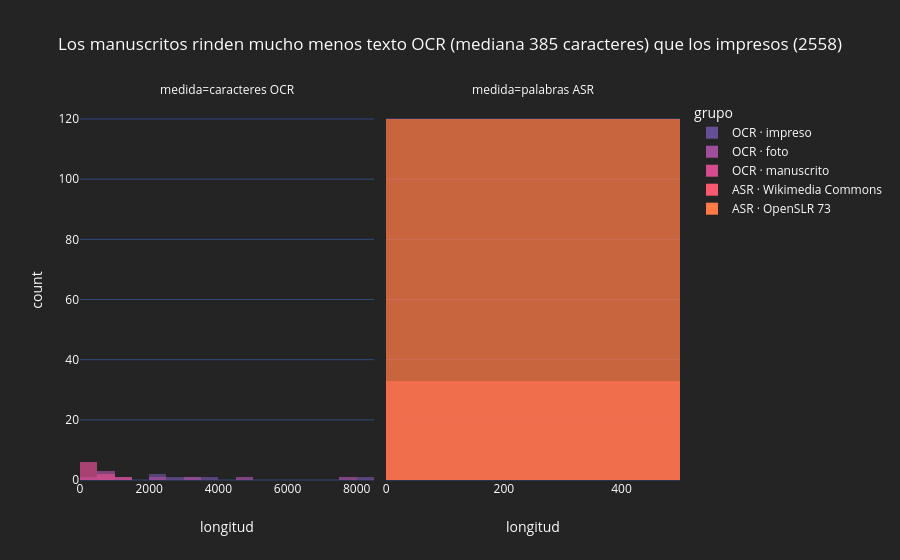

Notebook source saved alongside this figure:
### Code cell
largos = pd.concat([
    pd.DataFrame({"grupo": "OCR · " + docs.tipo, "medida": "caracteres OCR", "longitud": docs.n_caracteres}),
    pd.DataFrame({"grupo": "ASR · " + clips.fuente, "medida": "palabras ASR",
                  "longitud": clips.texto_asr_pub.fillna("").str.replace(r"\[[^\]]*\]", " ", regex=True).str.split().str.len()}),
])
med = docs.groupby("tipo").n_caracteres.median()
fig = px.histogram(largos, x="longitud", color="grupo", facet_col="medida", nbins=30, barmode="overlay", opacity=0.75,
                   color_discrete_sequence=paleta.RAMPA[2:],
                   title=(f"Los manuscritos rinden mucho menos texto OCR (mediana {med['manuscrito']:.0f} caracteres) "
                          f"que los impresos ({med['impreso']:.0f})"))
fig.update_xaxes(matches=None)
fig.show()

### Figure 1 — Plotly figure (JSON) as saved in the notebook; plotly's stock layout.template omitted (floating-point values rounded to 4 significant figures)
{"data": [{"bingroup": "x", "hovertemplate": "grupo=OCR · impreso<br>medida=caracteres OCR<br>longitud=%{x}<br>count=%{y}<extra></extra>", "legendgroup": "OCR · impreso", "marker": {"color": "#674f95", "opacity": 0.75, "pattern": {"shape": ""}}, "name": "OCR · impreso", "nbinsx": 30, "orientation": "v", "showlegend": true, "type": "histogram", "x": [3513, 2632, 3371, 1399, 954, 2483, 8193, 2374], "xaxis": "x", "yaxis": "y"}, {"bingroup": "x", "hovertemplate": "grupo=OCR · foto<br>medida=caracteres OCR<br>longitud=%{x}<br>count=%{y}<extra></extra>", "legendgroup": "OCR · foto", "marker": {"color": "#a14e9a", "opacity": 0.75, "pattern": {"shape": ""}}, "name": "OCR · foto", "nbinsx": 30, "orientation": "v", "showlegend": true, "type": "histogram", "x": [629, 7534, 4984, 216, 813, 3419, 2020, 878], "xaxis": "x", "yaxis": "y"}, {"bingroup": "x", "hovertemplate": "grupo=OCR · manuscrito<br>medida=caracteres OCR<br>longitud=%{x}<br>count=%{y}<extra></extra>", "legendgroup": "OCR · manuscrito", "marker": {"color": "#d44c8d", "opacity": 0.75, "pattern": {"shape": ""}}, "name": "OCR · manuscrito", "nbinsx": 30, "orientation": "v", "showlegend": true, "type": "histogram", "x": [469, 737, 1062, 894, 353, 144, 137, 385, 167], "xaxis": "x", "yaxis": "y"}, {"bingroup": "x", "hovertemplate": "grupo=ASR · Wikimedia Commons<br>medida=palabras ASR<br>longitud=%{x}<br>count=%{y}<extra></extra>", "legendgroup": "ASR · Wikimedia Commons", "marker": {"color": "#f9596f", "opacity": 0.75, "pattern": {"shape": ""}}, "name": "ASR · Wikimedia Commons", "nbinsx": 30, "orientation": "v", "showlegend": true, "type": "histogram", "x": [124, 106, 30, 122, 115, 96, 28, 131, 132, 150, 78, 95, 84, 124, 66, 123, 109, 101, 137, 129, 140, 143, 76, 116, 108, 109, 108, 133, 120, 165, 134, 148, 121], "xaxis": "x2", "yaxis": "y2"}, {"bingroup": "x", "hovertemplate": "grupo=ASR · OpenSLR 73<br>medida=palabras ASR<br>longitud=%{x}<br>count=%{y}<extra></extra>", "legendgroup": "ASR · OpenSLR 73", "marker": {"color": "#ff7a47", "opacity": 0.75, "pattern": {"shape": ""}}, "name": "ASR · OpenSLR 73", "nbinsx": 30, "orientation": "v", "showlegend": true, "type": "histogram", "x": [18, 11, 15, 13, 8, 12, 14, 9, 9, 6, 9, 9, 15, 6, 13, 10, 16, 14, 11, 10, 8, 15, 8, 8, 10, 10, 9, 14, 14, 9, 8, 9, 8, 6, 13, 9, 10, 12, 11, 16, 9, 11, 8, 18, 10, 11, 10, 10, 6, 16, 9, 10, 11, 11, 18, 16, 8, 11, 8, 7, 11, 11, 6, 9, 13, 18, 12, 17, 9, 6, 14, 8, 8, 13, 6, 11, 6, 10, 7, 9, 16, 9, 12, 9, 9, 9, 11, 13, 15, 20, 10, 17, 9, 11, 8, 9, 8, 13, 11, 8, 17, 6, 14, 9, 6, 8, 17, 12, 6, 15, 8, 14, 9, 6, 8, 11, 10, 14, 14, 7], "xaxis": "x2", "yaxis": "y2"}], "layout": {"annotations": [{"font": {}, "showarrow": false, "text": "medida=caracteres OCR", "x": 0.245, "xanchor": "center", "xref": "paper", "y": 1.0, "yanchor": "bottom", "yref": "paper"}, {"font": {}, "showarrow": false, "text": "medida=palabras ASR", "x": 0.755, "xanchor": "center", "xref": "paper", "y": 1.0, "yanchor": "bottom", "yref": "paper"}], "barmode": "overlay", "legend": {"title": {"text": "grupo"}, "tracegroupgap": 0}, "title": {"text": "Los manuscritos rinden mucho menos texto OCR (mediana 385 caracteres) que los impresos (2558)"}, "xaxis": {"anchor": "y", "domain": [0.0, 0.49], "title": {"text": "longitud"}}, "xaxis2": {"anchor": "y2", "domain": [0.51, 1.0], "title": {"text": "longitud"}}, "yaxis": {"anchor": "x", "domain": [0.0, 1.0], "title": {"text": "count"}}, "yaxis2": {"anchor": "x2", "domain": [0.0, 1.0], "matches": "y", "showticklabels": false}}}
